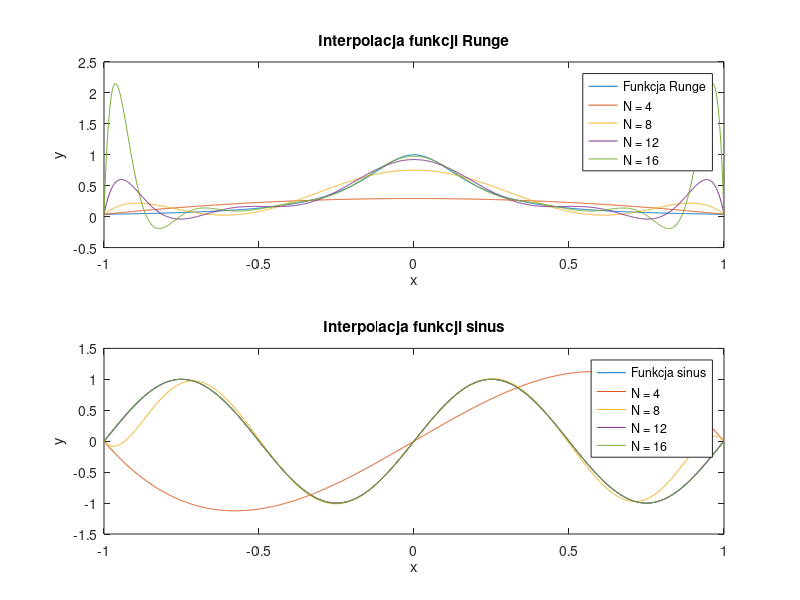

Here is the MATLAB script that generated this plot:
function Zad_1
[V, original_Runge, original_sine, interpolated_Runge, interpolated_sine] = zadanie1();
end

function [V, original_Runge, original_sine, interpolated_Runge, interpolated_sine] = zadanie1()
    N = 4:4:16;
    x_fine = linspace(-1, 1, 1000);
    original_Runge = runge_function(x_fine);

    subplot(2,1,1);
    plot(x_fine, original_Runge, 'DisplayName', 'Funkcja Runge');
    hold on;
    for i = 1:length(N)
        V{i} = vandermonde_matrix(N(i)); % Macierz Vandermonde
        x_interp = linspace(-1, 1, N(i)); % Węzły interpolacji
        y_interp_Runge = runge_function(x_interp); % Wartości funkcji Runge w węzłach interpolacji
        c_runge = V{i}\y_interp_Runge'; % Współczynniki wielomianu interpolującego
        interpolated_Runge{i} = polyval(flipud(c_runge), x_fine); % Interpolacja
        plot(x_fine, interpolated_Runge{i}, 'DisplayName', sprintf('N = %d', N(i)));
    end
    hold off;
    title('Interpolacja funkcji Runge');
    xlabel('x'); 
    ylabel('y'); 
    legend('show'); 

    original_sine = sin(2 * pi * x_fine);
    subplot(2,1,2);
    plot(x_fine, original_sine, 'DisplayName', 'Funkcja sinus');
    hold on;
    for i = 1:length(N)
        x_interp = linspace(-1, 1, N(i)); 
        y_interp_sine = sin(2 * pi * x_interp); 
        c_sine = V{i}\y_interp_sine'; 
        interpolated_sine{i} = polyval(flipud(c_sine), x_fine); 
        plot(x_fine, interpolated_sine{i}, 'DisplayName', sprintf('N = %d', N(i)));
    end
    hold off;
    title('Interpolacja funkcji sinus');
    xlabel('x');
    ylabel('y'); 
    legend('show'); 

    saveas(gcf, 'zadanie1.png');
end

function V = vandermonde_matrix(N)
    x = linspace(-1, 1, N);
    V = zeros(N);

    for i = 1:N
        V(:,i) = x.^(i-1);
    end
end

function y = runge_function(x)
    y = 1 ./ (1 + 25 * x.^2);
end
